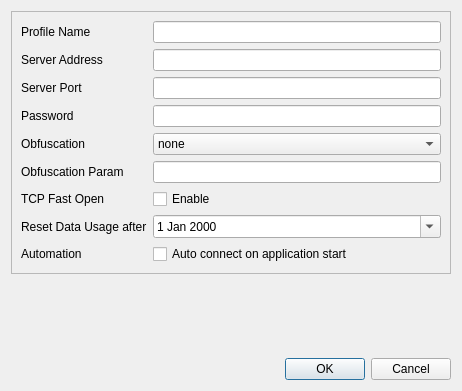
<?xml version="1.0" encoding="UTF-8"?>
<ui version="4.0">
 <class>SnellEditDialog</class>
 <widget class="QDialog" name="SnellEditDialog">
  <property name="geometry">
   <rect>
    <x>0</x>
    <y>0</y>
    <width>462</width>
    <height>391</height>
   </rect>
  </property>
  <property name="windowTitle">
   <string>Profile Editor</string>
  </property>
  <layout class="QVBoxLayout" name="verticalLayout">
   <item>
    <widget class="QFrame" name="editFrame">
     <property name="frameShape">
      <enum>QFrame::StyledPanel</enum>
     </property>
     <property name="frameShadow">
      <enum>QFrame::Raised</enum>
     </property>
     <layout class="QFormLayout" name="formLayout">
      <property name="sizeConstraint">
       <enum>QLayout::SetMaximumSize</enum>
      </property>
      <property name="fieldGrowthPolicy">
       <enum>QFormLayout::ExpandingFieldsGrow</enum>
      </property>
      <property name="rowWrapPolicy">
       <enum>QFormLayout::WrapLongRows</enum>
      </property>
      <property name="labelAlignment">
       <set>Qt::AlignLeading|Qt::AlignLeft|Qt::AlignVCenter</set>
      </property>
      <item row="1" column="0">
       <widget class="QLabel" name="nameLabel">
        <property name="text">
         <string>Profile Name</string>
        </property>
       </widget>
      </item>
      <item row="1" column="1">
       <widget class="QLineEdit" name="nameEdit"/>
      </item>
      <item row="2" column="0">
       <widget class="QLabel" name="serverAddrLabel">
        <property name="text">
         <string>Server Address</string>
        </property>
       </widget>
      </item>
      <item row="2" column="1">
       <widget class="QLineEdit" name="serverAddrEdit"/>
      </item>
      <item row="3" column="0">
       <widget class="QLabel" name="serverPortLabel">
        <property name="text">
         <string>Server Port</string>
        </property>
       </widget>
      </item>
      <item row="3" column="1">
       <widget class="QLineEdit" name="serverPortEdit">
        <property name="inputMethodHints">
         <set>Qt::ImhDigitsOnly|Qt::ImhPreferNumbers</set>
        </property>
       </widget>
      </item>
      <item row="4" column="0">
       <widget class="QLabel" name="pwdLabel">
        <property name="text">
         <string>Password</string>
        </property>
       </widget>
      </item>
      <item row="4" column="1">
       <widget class="QLineEdit" name="pwdEdit">
        <property name="inputMethodHints">
         <set>Qt::ImhNoAutoUppercase|Qt::ImhNoPredictiveText|Qt::ImhSensitiveData</set>
        </property>
        <property name="echoMode">
         <enum>QLineEdit::PasswordEchoOnEdit</enum>
        </property>
       </widget>
      </item>
      <item row="5" column="0">
       <widget class="QLabel" name="label_8">
        <property name="text">
         <string>Obfuscation</string>
        </property>
       </widget>
      </item>
      <item row="5" column="1">
       <widget class="QComboBox" name="obfsComboBox">
        <property name="sizePolicy">
         <sizepolicy hsizetype="Expanding" vsizetype="Fixed">
          <horstretch>0</horstretch>
          <verstretch>0</verstretch>
         </sizepolicy>
        </property>
        <item>
         <property name="text">
          <string>none</string>
         </property>
        </item>
        <item>
         <property name="text">
          <string>http</string>
         </property>
        </item>
        <item>
         <property name="text">
          <string>tls</string>
         </property>
        </item>
       </widget>
      </item>
      <item row="6" column="0">
       <widget class="QLabel" name="label">
        <property name="text">
         <string>Obfuscation Param</string>
        </property>
       </widget>
      </item>
      <item row="6" column="1">
       <widget class="QLineEdit" name="obfsParamEdit"/>
      </item>
      <item row="7" column="0">
       <widget class="QLabel" name="tcpFastOpenLabel">
        <property name="text">
         <string>TCP Fast Open</string>
        </property>
       </widget>
      </item>
      <item row="7" column="1">
       <widget class="QCheckBox" name="tcpFastOpenCheckBox">
        <property name="text">
         <string>Enable</string>
        </property>
       </widget>
      </item>
      <item row="8" column="0">
       <widget class="QLabel" name="resetDateLabel">
        <property name="text">
         <string>Reset Data Usage after</string>
        </property>
       </widget>
      </item>
      <item row="8" column="1">
       <widget class="QDateEdit" name="resetDateEdit">
        <property name="sizePolicy">
         <sizepolicy hsizetype="Expanding" vsizetype="Fixed">
          <horstretch>0</horstretch>
          <verstretch>0</verstretch>
         </sizepolicy>
        </property>
        <property name="calendarPopup">
         <bool>true</bool>
        </property>
       </widget>
      </item>
      <item row="9" column="0">
       <widget class="QLabel" name="autoStartLabel">
        <property name="text">
         <string>Automation</string>
        </property>
       </widget>
      </item>
      <item row="9" column="1">
       <widget class="QCheckBox" name="autoStartCheckBox">
        <property name="sizePolicy">
         <sizepolicy hsizetype="Expanding" vsizetype="Fixed">
          <horstretch>0</horstretch>
          <verstretch>0</verstretch>
         </sizepolicy>
        </property>
        <property name="text">
         <string>Auto connect on application start</string>
        </property>
       </widget>
      </item>
     </layout>
    </widget>
   </item>
   <item>
    <spacer name="verticalSpacer">
     <property name="orientation">
      <enum>Qt::Vertical</enum>
     </property>
     <property name="sizeHint" stdset="0">
      <size>
       <width>20</width>
       <height>0</height>
      </size>
     </property>
    </spacer>
   </item>
   <item>
    <widget class="QDialogButtonBox" name="buttonBox">
     <property name="orientation">
      <enum>Qt::Horizontal</enum>
     </property>
     <property name="standardButtons">
      <set>QDialogButtonBox::Cancel|QDialogButtonBox::Ok</set>
     </property>
    </widget>
   </item>
  </layout>
 </widget>
 <tabstops>
  <tabstop>nameEdit</tabstop>
  <tabstop>serverAddrEdit</tabstop>
  <tabstop>serverPortEdit</tabstop>
  <tabstop>pwdEdit</tabstop>
  <tabstop>resetDateEdit</tabstop>
  <tabstop>autoStartCheckBox</tabstop>
 </tabstops>
 <resources/>
 <connections>
  <connection>
   <sender>buttonBox</sender>
   <signal>rejected()</signal>
   <receiver>SnellEditDialog</receiver>
   <slot>reject()</slot>
   <hints>
    <hint type="sourcelabel">
     <x>230</x>
     <y>473</y>
    </hint>
    <hint type="destinationlabel">
     <x>230</x>
     <y>246</y>
    </hint>
   </hints>
  </connection>
 </connections>
</ui>
